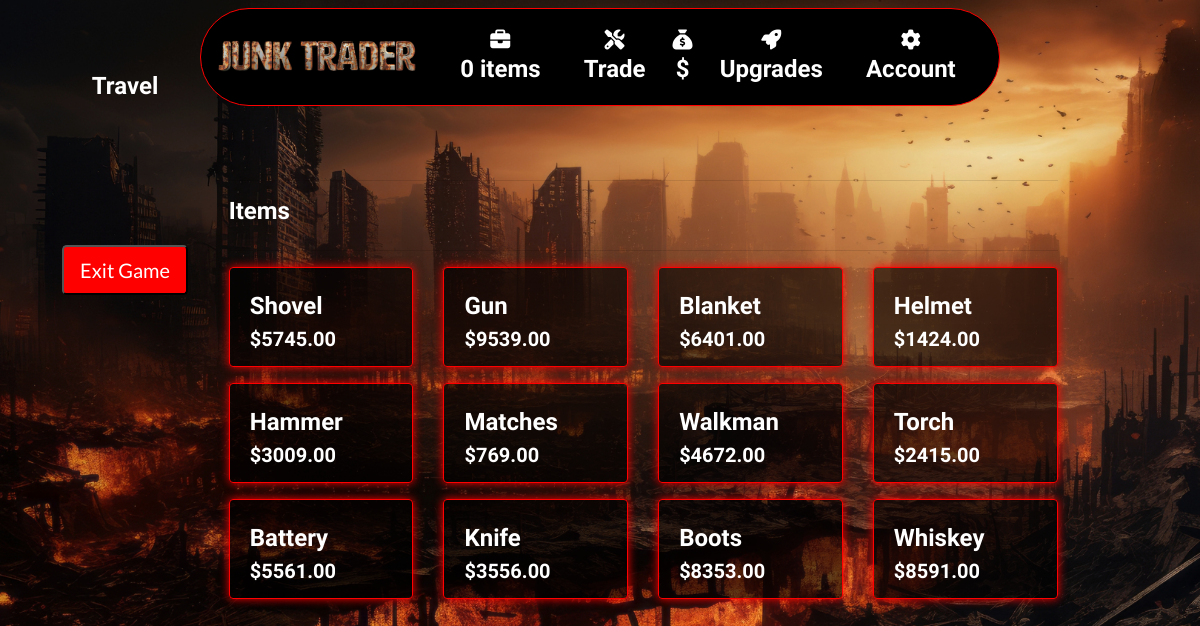
/collectables/, run on the app's committed database.
### collectables/models.py (models this page shows, shortened)
class Collectable(models.Model):
    name = models.CharField(max_length=254)
    description = models.TextField()
    price = models.DecimalField(max_digits=6, decimal_places=2)
    image_url = models.URLField(max_length=1024, null=True, blank=True)
    image = models.ImageField(null=True, blank=True)
    glb_file = models.FileField(upload_to='glb_files/', null=True, blank=True)

### collectables/views.py (the view)
# urls.py: path('', views.all_collectables, name='collectables'),
def all_collectables(request):
    collectables = Collectable.objects.all()
    context = {
        'collectables': collectables,
    }
    return render(request, 'collectables/collectables.html', context)

### backpack/contexts.py (called while the page is built, shortened)
def backpack_contents(request):
    backpack_items = []
    total = 0
    total_quantity = 0
    collectable_count = 0
    backpack = request.session.get('backpack', {})
    grand_total = total
    context = {
        'backpack_items': backpack_items,
        'total': total,
        'total_quantity': total_quantity,
        'collectable_count': collectable_count,
        'grand_total': grand_total,
    }
    return context

def total_amount(request):
    total_amount = [0]
    return {'total_amount': total_amount}

### collectables/templates/collectables/collectables.html (shortened to what this page needs)
{% extends "base.html" %}
{% load static %}
{% block page_header %}
    <div class="container header-container">
    </div>
{% endblock %}
{% block content %}
<div class="container-fluid">
    <div class="row">
        <div class="col-md-3">
            <div class="fixed-panel">
                {% include 'includes/fixed_panel.html' %}
            </div>
        </div>
    </div>
</div>
<div class="container-fluid content-column">
    <div class="container mb-2 backpack-text content-column">
        <div class="row">
            <div class="col">
                <hr>
                <h2 class="logo-font mb-4">Items</h2>
                <hr>
            </div>
        </div>
        <div class="row">
            {% for collectable in collectables %}
                <div class="col-sm-6 col-md-4 col-lg-4 col-xl-3 mb-3">
                    <div class="card box h-100 border-2 text-white">
                        <div class="card-body pb-0">
                            <p class="mb-0">{{ collectable.name }}</p>
                        </div>
                        <div class="card-footer pt-0 border-0 text-left text-white">
                            <div class="row">
                                <div class="col">
                                    <p class="lead mb-0 text-left font-weight-bold">${{ collectable.price }}</p>
                                </div>
                            </div>
                        </div>
                    </div>
                </div>
            {% endfor %}
        </div>
    </div>
</div>
{% endblock %}

### static/css/base.css (style rules this page uses)
html { height: 100%; }
body { background: url('/media/bg_image.png') no-repeat center center fixed; background-size: cover; height: calc(100vh - 164px); color: #555; font-family: 'Lato'; }
.backpack-text { color: white; }
p, h1, h2, h3, h4, h5, h6 { font-family: "Amatic SC", sans-serif; font-weight: 700; font-size: x-large; font-style: normal; }
.box { border: 1px solid red; box-shadow: 0 0 10px red; background-color: #00000093; }
.fixed-panel { position: fixed; top: 0; bottom: 0; left: 0; width: 250px; border: 1px solid red; box-shadow: 0 0 10px red; background-color: #00000093; overflow-y: auto; }
.content-column { padding-left: 5%; }
@media (min-width: 1200px) { .container { max-width: 80%; } }
@media (min-width: 992px) { .header-container { padding-top: 164px; } }
@media (max-width: 1300px) { .fixed-panel { border: none; box-shadow: none; background-color: #00000011; } }

### data on the page
Collectable: name "Shovel", price "5745.00"
Collectable: name "Gun", price "9539.00"
Collectable: name "Blanket", price "6401.00"
Collectable: name "Helmet", price "1424.00"
Collectable: name "Hammer", price "3009.00"
Collectable: name "Matches", price "769.00"
Collectable: name "Walkman", price "4672.00"
Collectable: name "Torch", price "2415.00"
Collectable: name "Battery", price "5561.00"
Collectable: name "Knife", price "3556.00"
Collectable: name "Boots", price "8353.00"
Collectable: name "Whiskey", price "8591.00"
